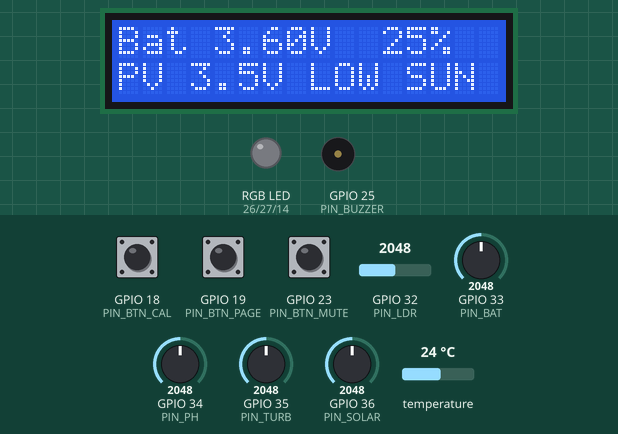
This sketch was run on a simulated ESP32. Parts: 16×2 character LCD, an RGB LED mixed from three pins (HIGH = lit), buzzer (waves = sounding). The test bench sets the inputs (shaded band); at power-on: GPIO 18 (PIN_BTN_CAL) HIGH, GPIO 35 (PIN_TURB) = 2048, GPIO 33 (PIN_BAT) = 2048, GPIO 34 (PIN_PH) = 2048, GPIO 19 (PIN_BTN_PAGE) HIGH, GPIO 23 (PIN_BTN_MUTE) HIGH, GPIO 32 (PIN_LDR) = 2048, GPIO 36 (PIN_SOLAR) = 2048, temperature 24 °C (analog values on the 0–4095 scale). WiFi joins after 1.5 s; servers stay silent unless stated; random numbers use the default seed unless the sketch sets one; no MQTT or app messages arrive unless stated; what the sketch prints to the serial monitor is not drawn.

Above: at 2.56 s.
2.6 s: GPIO 18 (PIN_BTN_CAL) pulled LOW for 0.15 s
At 3.3 s:
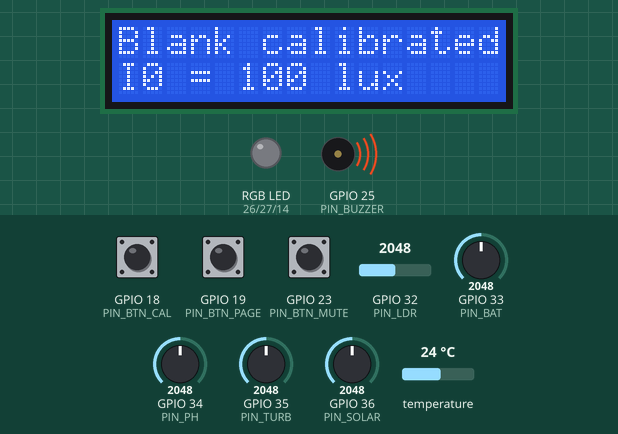
6.0 s: GPIO 35 (PIN_TURB) set to 952
At 9.2 s:
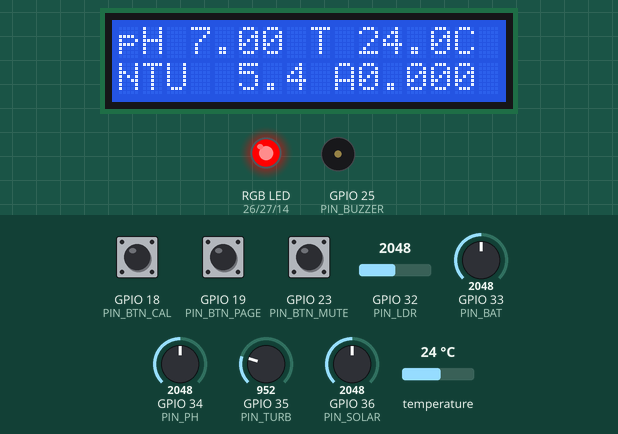
9.5 s: GPIO 35 (PIN_TURB) set to 915
At 12.1 s:
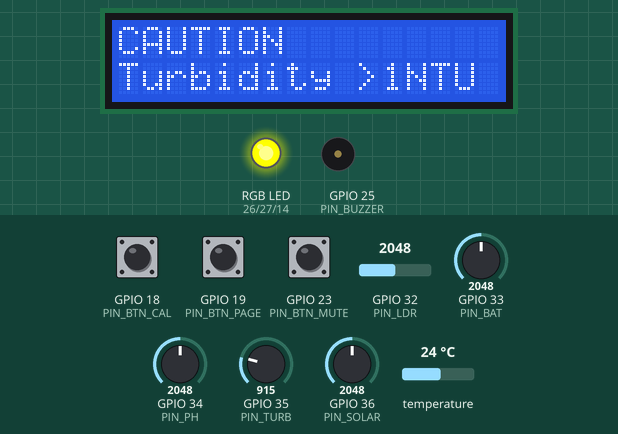
13.6 s: GPIO 33 (PIN_BAT) set to 1228
At 14.6 s:
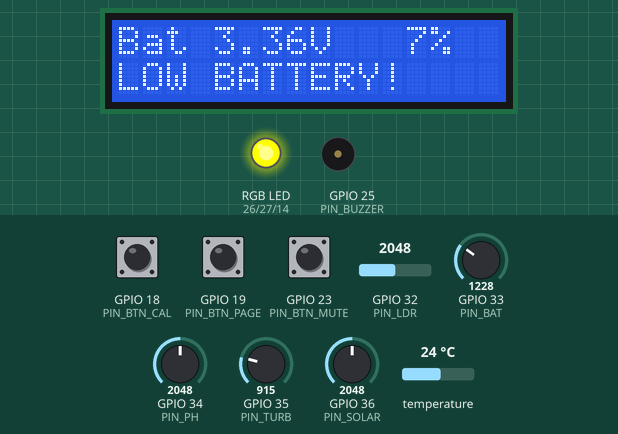
17.7 s: GPIO 34 (PIN_PH) set to 2446
At 20.4 s:
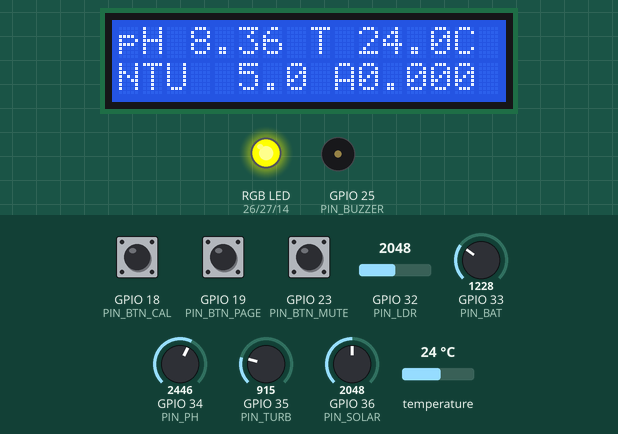
21.5 s: GPIO 34 (PIN_PH) set to 2487
At 27.4 s:
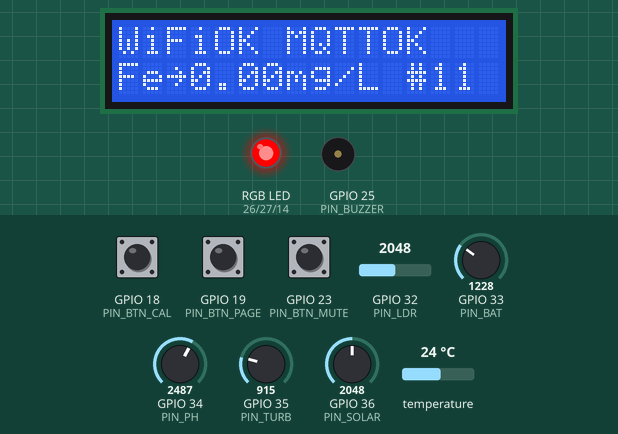
Timing chart, 0 to 35.5 s (numbered marks = the images above; inputs shaded):
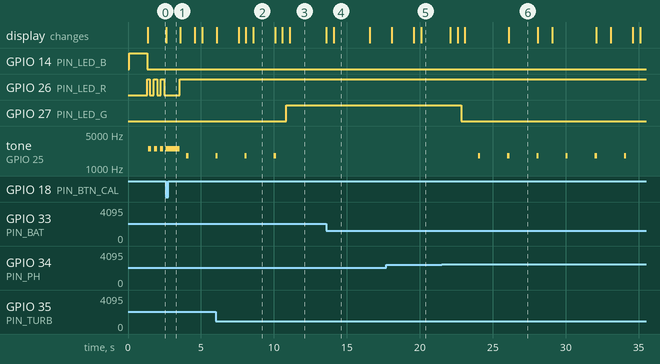

The sketch:

sketch.ino
```cpp
// =====================================================================
//  Solar-Powered Portable Water Quality Monitoring System — ESP32 firmware
//  B.Tech Multidisciplinary Project, VIT Vellore
//
//  Reads pH, turbidity, temperature (DS18B20) and a colorimetric
//  light sensor; computes absorbance; runs the rule-based IS 10500 safety
//  verdict (rules.h, no AI); shows it on a 16x2 I2C LCD, RGB status LED
//  and buzzer; monitors the solar/battery supply; and publishes telemetry
//  over MQTT for the Streamlit dashboard.
//
//  SIMULATION = 1 -> Wokwi: slide potentiometers stand in for the pH and
//                    turbidity probes, knobs stand in for battery / solar.
//  SIMULATION = 0 -> real hardware: same code, real conversion formulas.
// =====================================================================
#include <Wire.h>
#include <LiquidCrystal_I2C.h>
#include <OneWire.h>
#include <DallasTemperature.h>
#include <WiFi.h>
#include <PubSubClient.h>
#include "rules.h"

#define SIMULATION 1

// ---------------- Pins (analog inputs on ADC1 so WiFi can run) ----------------
const int PIN_PH      = 34;   // pH probe module (sim: slide pot)
const int PIN_TURB    = 35;   // turbidity module (sim: slide pot)
const int PIN_LDR     = 32;   // colorimeter light sensor (LDR + 10k)
const int PIN_BAT     = 33;   // battery voltage via 100k/100k divider
const int PIN_SOLAR   = 36;   // solar panel voltage via 200k/100k divider
const int PIN_ONEWIRE = 4;    // DS18B20 data
const int PIN_BUZZER  = 25;
const int PIN_LED_R   = 26;
const int PIN_LED_G   = 27;
const int PIN_LED_B   = 14;
const int PIN_BTN_CAL  = 18;  // store current light level as the "blank"
const int PIN_BTN_PAGE = 19;  // next LCD page
const int PIN_BTN_MUTE = 23;  // mute / unmute buzzer

// ---------------- Network (Wokwi gives free internet via Wokwi-GUEST) --------
const char* WIFI_SSID   = "Wokwi-GUEST";
const char* WIFI_PASS   = "";
const char* MQTT_HOST   = "broker.hivemq.com";
const int   MQTT_PORT   = 1883;
const char* MQTT_TOPIC  = "vit-wqm/cooldude3579/device01/telemetry";
const char* DEVICE_ID   = "wqm-device-01";

// ---------------- Calibration constants ----------------
const float ADC_MAX = 4095.0f;
const float VREF    = 3.3f;
// LDR (must match the Wokwi part's rl10 / gamma attributes)
const float LDR_GAMMA = 0.7f;
const float LDR_RL10  = 50.0f;     // kOhm at 10 lux
const float LDR_FIXED = 10000.0f;  // fixed resistor in the module, Ohm
// Real-hardware pH: two-point calibration with pH 7 and pH 4 buffers
const float PH_V7 = 1.65f;         // ADC volts read in pH 7 buffer (measure!)
const float PH_V4 = 2.03f;         // ADC volts read in pH 4 buffer (measure!)
// Real-hardware turbidity (DFRobot SEN0189 curve, defined at 5 V output)
const float TURB_DIVIDER = 1.5f;   // 10k/20k divider brings 5 V down to 3.3 V
const float BAT_DIVIDER   = 2.0f;
const float SOLAR_DIVIDER = 3.0f;

// ---------------- Objects ----------------
LiquidCrystal_I2C lcd(0x27, 16, 2);
OneWire oneWire(PIN_ONEWIRE);
DallasTemperature tempSensor(&oneWire);
WiFiClient wifiClient;
PubSubClient mqtt(wifiClient);

// ---------------- State ----------------
wqm::Reading reading = { 7.0f, 0.0f, 25.0f, 0.0f };
wqm::Verdict verdict = { wqm::SAFE, 0 };
wqm::Level   lastLevel = wqm::SAFE;
float blankLux = 500.0f;           // light through clear water (calibrate!)
float sampleLux = 500.0f;
float batV = 3.9f, solarV = 0.0f;
int   batPct = 0;
bool  charging = false;
bool  muted = false;
bool  firstSample = true;

int   page = 0;                    // 0 readings, 1 verdict, 2 power, 3 network
const int PAGE_COUNT = 4;
unsigned long pageHoldUntil = 0;   // manual page selection pauses auto-rotate
unsigned long publishCount = 0;

unsigned long tSample = 0, tLcd = 0, tPage = 0, tPublish = 0, tMqttRetry = 0, tTempReq = 0;

// ---------------- Helpers ----------------
float adcVolts(int pin) { return analogRead(pin) / ADC_MAX * VREF; }
float frac(int pin)     { return analogRead(pin) / ADC_MAX; }
float ema(float prev, float x, float a) { return prev + a * (x - prev); }

float readPH() {
#if SIMULATION
  return frac(PIN_PH) * 14.0f;
#else
  float v = adcVolts(PIN_PH);
  return 7.0f + (v - PH_V7) * (4.0f - 7.0f) / (PH_V4 - PH_V7);
#endif
}

float readTurbidity() {
#if SIMULATION
  float f = frac(PIN_TURB);
  return f * f * 100.0f;           // squared: fine control in the 0–5 NTU region
#else
  float v = adcVolts(PIN_TURB) * TURB_DIVIDER;   // back to the module's 5 V scale
  if (v >= 4.2f) return 0.0f;
  if (v < 2.5f)  return 3000.0f;
  float ntu = -1120.4f * v * v + 5742.3f * v - 4352.9f;
  return ntu < 0 ? 0 : ntu;
#endif
}

float readLux() {
  float v = adcVolts(PIN_LDR);
  if (v >= VREF - 0.001f) return 0.0f;           // completely dark
  float r = LDR_FIXED * v / (VREF - v);          // LDR resistance
  if (r < 1.0f) r = 1.0f;
  float lux = pow(LDR_RL10 * 1e3f * pow(10.0f, LDR_GAMMA) / r, 1.0f / LDR_GAMMA);
  return isfinite(lux) ? lux : 100000.0f;
}

float readBattery() {
#if SIMULATION
  return 3.0f + frac(PIN_BAT) * 1.2f;            // 3.0 V (empty) – 4.2 V (full)
#else
  return adcVolts(PIN_BAT) * BAT_DIVIDER;
#endif
}

float readSolar() {
#if SIMULATION
  return frac(PIN_SOLAR) * 7.0f;                 // 6 V panel, ~7 V open-circuit
#else
  return adcVolts(PIN_SOLAR) * SOLAR_DIVIDER;
#endif
}

int batteryPercent(float v) {   // Li-ion open-circuit voltage curve
  const float V[] = {3.00f, 3.50f, 3.70f, 3.80f, 3.90f, 4.00f, 4.10f, 4.20f};
  const int   P[] = {0,     10,    40,    60,    75,    85,    95,    100};
  if (v <= V[0]) return 0;
  for (int i = 1; i < 8; i++)
    if (v <= V[i]) return P[i-1] + (int)((v - V[i-1]) / (V[i] - V[i-1]) * (P[i] - P[i-1]));
  return 100;
}

void setLed(bool r, bool g, bool b) {
  digitalWrite(PIN_LED_R, r); digitalWrite(PIN_LED_G, g); digitalWrite(PIN_LED_B, b);
}

// Returns the n-th active reason flag (cycles through all active reasons)
uint8_t nthReason(uint8_t mask, int n) {
  int count = 0;
  for (uint8_t i = 0; i < wqm::REASON_COUNT; i++) if (mask & (1 << i)) count++;
  if (count == 0) return 0;
  n %= count;
  for (uint8_t i = 0; i < wqm::REASON_COUNT; i++)
    if (mask & (1 << i)) { if (n == 0) return 1 << i; n--; }
  return 0;
}

void lcdLine(int row, const char* text) {
  char buf[17];
  snprintf(buf, sizeof(buf), "%-16s", text);
  lcd.setCursor(0, row);
  lcd.print(buf);
}

// ---------------- Sampling + rule engine ----------------
void sample() {
  float ph   = readPH();
  float turb = readTurbidity();
  sampleLux  = readLux();
  float a    = (sampleLux > 0.01f && blankLux > 0.01f) ? log10(blankLux / sampleLux) : 3.0f;
  if (a < 0) a = 0;

  if (firstSample) {
    reading.ph = ph; reading.turbidity = turb; reading.absorbance = a; firstSample = false;
  } else {            // light smoothing — real probes are noisy
    reading.ph         = ema(reading.ph, ph, 0.5f);
    reading.turbidity  = ema(reading.turbidity, turb, 0.5f);
    reading.absorbance = ema(reading.absorbance, a, 0.5f);
  }

  // DS18B20: non-blocking conversion (request, read ~750 ms later)
  if (millis() - tTempReq >= 800) {
    float t = tempSensor.getTempCByIndex(0);       // -127 if disconnected
    reading.tempC = t;
    tempSensor.requestTemperatures();
    tTempReq = millis();
  }

  batV     = readBattery();
  solarV   = readSolar();
  batPct   = batteryPercent(batV);
  charging = (solarV >= 4.5f) && (solarV > batV + 0.3f) && (batV < 4.19f);

  verdict = wqm::evaluate(reading);
  if (verdict.level > lastLevel) {   // got worse -> jump to verdict page, beep
    page = 1; tPage = millis();
  }
  lastLevel = verdict.level;
}

// ---------------- Outputs ----------------
void updateIndicators() {
  unsigned long t = millis();
  bool blink = (t / 250) % 2;
  switch (verdict.level) {
    case wqm::SAFE:     setLed(0, 1, 0); break;
    case wqm::CAUTION:  setLed(1, 1, 0); break;            // yellow
    case wqm::UNSAFE:   setLed(1, 0, 0); break;
    case wqm::CRITICAL: setLed(blink, 0, 0); break;        // flashing red
  }

  bool beep = false;
  if (!muted) {
    if (verdict.level == wqm::CRITICAL) beep = (t / 200) % 2;             // fast beeping
    else if (verdict.level == wqm::UNSAFE) beep = (t % 2000) < 150;       // chirp every 2 s
  }
  if (beep) tone(PIN_BUZZER, verdict.level == wqm::CRITICAL ? 2500 : 1800);
  else      noTone(PIN_BUZZER);
}

void drawLcd() {
  char l1[24], l2[24];
  switch (page) {
    case 0:   // live readings
      if (reading.tempC < wqm::TEMP_FAULT_C) snprintf(l1, sizeof(l1), "pH%5.2f T --.-C", reading.ph);
      else snprintf(l1, sizeof(l1), "pH%5.2f T%5.1fC", reading.ph, reading.tempC);
      snprintf(l2, sizeof(l2), "NTU%5.1f A%5.3f", reading.turbidity, reading.absorbance);
      break;
    case 1: { // verdict + reasons (cycles)
      snprintf(l1, sizeof(l1), "%s", wqm::levelText(verdict.level));
      uint8_t r = nthReason(verdict.reasons, (int)(millis() / 1500));
      if (r) snprintf(l2, sizeof(l2), "%s", wqm::reasonText(r));
      else   snprintf(l2, sizeof(l2), "IS10500 all OK");
      break;
    }
    case 2:   // power
      snprintf(l1, sizeof(l1), "Bat %4.2fV %3d%%", batV, batPct);
      if (charging)            snprintf(l2, sizeof(l2), "PV %3.1fV CHARGE", solarV);
      else if (solarV >= 1.0f) snprintf(l2, sizeof(l2), "PV %3.1fV LOW SUN", solarV);
      else                     snprintf(l2, sizeof(l2), "PV %3.1fV NO SUN", solarV);
      if (batV < 3.4f && !charging) snprintf(l2, sizeof(l2), "LOW BATTERY!");
      break;
    case 3:   // network + colorimeter
      snprintf(l1, sizeof(l1), "WiFi%s MQTT%s", WiFi.status() == WL_CONNECTED ? "OK" : "--",
               mqtt.connected() ? "OK" : "--");
      snprintf(l2, sizeof(l2), "Fe~%4.2fmg/L #%lu", wqm::absorbanceToFe(reading.absorbance),
               publishCount % 1000);
      break;
  }
  lcdLine(0, l1);
  lcdLine(1, l2);
}

// ---------------- Telemetry ----------------
int buildJson(char* out, size_t n) {
  char reasons[160] = "";
  size_t len = 0;
  for (uint8_t i = 0; i < wqm::REASON_COUNT; i++) {
    uint8_t bit = 1 << i;
    if (verdict.reasons & bit)
      len += snprintf(reasons + len, sizeof(reasons) - len, "%s\"%s\"", len ? "," : "", wqm::reasonCode(bit));
  }
  return snprintf(out, n,
    "{\"id\":\"%s\",\"uptime_ms\":%lu,\"ph\":%.2f,\"turbidity\":%.2f,\"temp\":%.1f,"
    "\"absorbance\":%.3f,\"fe_mgl\":%.2f,\"level\":\"%s\",\"reasons\":[%s],"
    "\"battery_v\":%.2f,\"battery_pct\":%d,\"solar_v\":%.2f,\"charging\":%s}",
    DEVICE_ID, millis(), reading.ph, reading.turbidity, reading.tempC, reading.absorbance,
    wqm::absorbanceToFe(reading.absorbance), wqm::levelCode(verdict.level), reasons,
    batV, batPct, solarV, charging ? "true" : "false");
}

void handleNetwork() {
  if (WiFi.status() != WL_CONNECTED) return;
  if (!mqtt.connected()) {
    if (millis() - tMqttRetry < 5000) return;
    tMqttRetry = millis();
    char cid[40];
    snprintf(cid, sizeof(cid), "%s-%04lx", DEVICE_ID, (unsigned long)(esp_random() & 0xFFFF));
    if (mqtt.connect(cid)) Serial.println("[MQTT] connected to broker");
    else { Serial.print("[MQTT] connect failed, state "); Serial.println(mqtt.state()); }
  }
  mqtt.loop();
}

void publish() {
  char json[400];
  buildJson(json, sizeof(json));
  Serial.println(json);                               // also visible in Wokwi serial monitor
  if (mqtt.connected() && batV >= 3.3f) {             // save power on a near-empty battery
    if (mqtt.publish(MQTT_TOPIC, json)) publishCount++;
  }
}

// ---------------- Buttons ----------------
bool pressed(int pin, bool& prev) {
  bool now = digitalRead(pin) == LOW;
  bool edge = now && !prev;
  prev = now;
  return edge;
}
bool pCal = false, pPage = false, pMute = false;

void handleButtons() {
  if (pressed(PIN_BTN_CAL, pCal)) {
    blankLux = readLux();
    reading.absorbance = 0;
    lcdLine(0, "Blank calibrated");
    char b[17]; snprintf(b, sizeof(b), "I0 = %.0f lux", blankLux); lcdLine(1, b);
    Serial.printf("[CAL] blank set to %.1f lux\n", blankLux);
    delay(900);
  }
  if (pressed(PIN_BTN_PAGE, pPage)) {
    page = (page + 1) % PAGE_COUNT;
    pageHoldUntil = millis() + 10000;
    tPage = millis();
    drawLcd();
  }
  if (pressed(PIN_BTN_MUTE, pMute)) {
    muted = !muted;
    lcdLine(1, muted ? "Buzzer MUTED" : "Buzzer ON");
    delay(500);
  }
}

// ---------------- Setup / loop ----------------
void setup() {
  Serial.begin(115200);
  pinMode(PIN_LED_R, OUTPUT); pinMode(PIN_LED_G, OUTPUT); pinMode(PIN_LED_B, OUTPUT);
  pinMode(PIN_BUZZER, OUTPUT);
  pinMode(PIN_BTN_CAL, INPUT_PULLUP);
  pinMode(PIN_BTN_PAGE, INPUT_PULLUP);
  pinMode(PIN_BTN_MUTE, INPUT_PULLUP);
  analogReadResolution(12);

  Wire.begin(21, 22);
  lcd.init();
  lcd.backlight();
  lcdLine(0, "Water Quality");
  lcdLine(1, "Monitor v1.0");
  setLed(0, 0, 1);

  tempSensor.begin();
  tempSensor.setWaitForConversion(false);
  tempSensor.requestTemperatures();
  tTempReq = millis();

  WiFi.mode(WIFI_STA);
  WiFi.begin(WIFI_SSID, WIFI_PASS, 6);     // channel 6 = fast connect in Wokwi
  mqtt.setServer(MQTT_HOST, MQTT_PORT);
  mqtt.setBufferSize(512);
  mqtt.setSocketTimeout(3);

  delay(1200);
  Serial.println("[BOOT] Solar-Powered Water Quality Monitor ready");
  Serial.printf("[BOOT] MQTT topic: %s\n", MQTT_TOPIC);
}

void loop() {
  unsigned long t = millis();
  handleButtons();
  handleNetwork();

  if (t - tSample >= 250)   { tSample = t; sample(); }
  updateIndicators();

  if (t - tPage >= 3000 && t >= pageHoldUntil) {
    tPage = t;
    page = (page + 1) % PAGE_COUNT;
  }
  if (t - tLcd >= 500) {
    tLcd = t;
    drawLcd();
  }
  if (t - tPublish >= 2000) { tPublish = t; publish(); }
}
```

Source omitted: rules.h (5100 bytes)

Measured:
- the behaviour switches between 916 and 915 on GPIO 35 (PIN_TURB) (found by bisection; images 2 and 3)
- the behaviour switches between 2486 and 2487 on GPIO 34 (PIN_PH) (found by bisection; images 5 and 6)
- after the input at 9.5 s, GPIO 27 (PIN_LED_G): LOW → HIGH after 1.3 s
- after the input at 21.5 s, GPIO 27 (PIN_LED_G): HIGH → LOW after 1.3 s; tone on GPIO 25 (PIN_BUZZER): alternates 1800 Hz for 0.15 s and silent for 1.8 s, starting after 2.5 s
- what the display in image 3 shows lasts 2.5 s, from 11.1 s to 13.6 s
